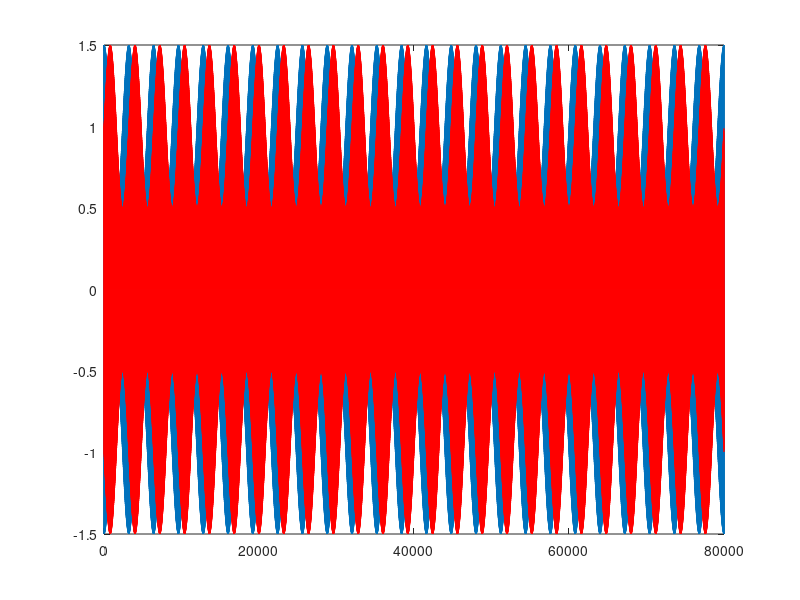

The MATLAB script that drew this image:
% am qfm script
% Keiichi YASU
% 2011/11/03

% constant
t=[1:16000*5]/16000;
fc=1000;    % center freq. 
fmod=5;    % mod. freq.


% AM
am=sin(2*pi*(fc-fmod)*t)/4+sin(2*pi*fc*t)+sin(2*pi*(fc+fmod)*t)/4;

% FM
fm=cos(2*pi*(fc-fmod)*t)/4+sin(2*pi*fc*t)-cos(2*pi*(fc+fmod)*t)/4;

% plot result
plot(am)
hold on
plot(fm,'r');
